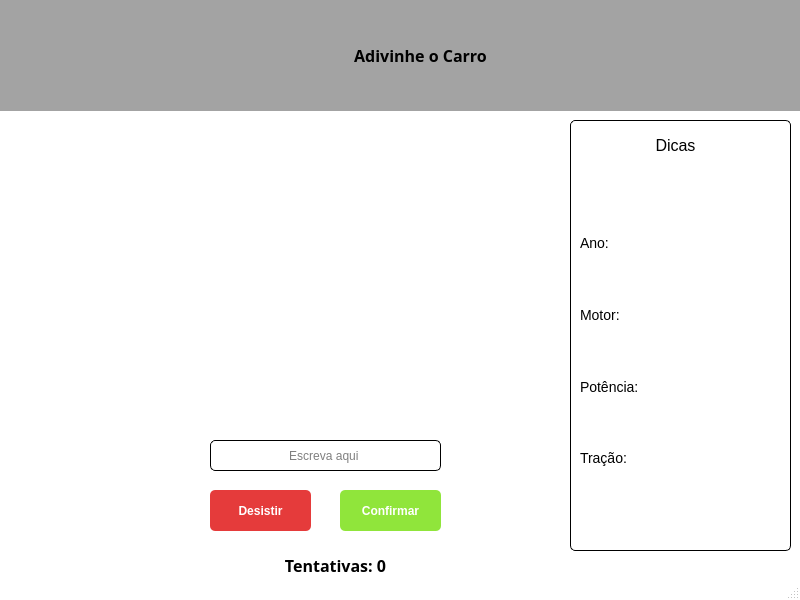
<?xml version="1.0" encoding="UTF-8"?>
<ui version="4.0">
 <class>MainWindow</class>
 <widget class="QMainWindow" name="MainWindow">
  <property name="geometry">
   <rect>
    <x>0</x>
    <y>0</y>
    <width>800</width>
    <height>600</height>
   </rect>
  </property>
  <property name="windowTitle">
   <string>MainWindow</string>
  </property>
  <property name="styleSheet">
   <string notr="true">QMainWindow{
background-color: white;

}</string>
  </property>
  <widget class="QWidget" name="centralwidget">
   <widget class="QLabel" name="background">
    <property name="geometry">
     <rect>
      <x>-20</x>
      <y>0</y>
      <width>831</width>
      <height>111</height>
     </rect>
    </property>
    <property name="styleSheet">
     <string notr="true">QLabel{
background-color: #A3A3A3; 

}</string>
    </property>
    <property name="text">
     <string/>
    </property>
   </widget>
   <widget class="QLabel" name="Titulo">
    <property name="geometry">
     <rect>
      <x>320</x>
      <y>10</y>
      <width>201</width>
      <height>91</height>
     </rect>
    </property>
    <property name="styleSheet">
     <string notr="true">QLabel{
font-size: 16px;
font: bold;
font-family: Comic Neue;


}</string>
    </property>
    <property name="text">
     <string>Adivinhe o Carro</string>
    </property>
    <property name="alignment">
     <set>Qt::AlignCenter</set>
    </property>
   </widget>
   <widget class="QLabel" name="imagemLogo">
    <property name="geometry">
     <rect>
      <x>10</x>
      <y>10</y>
      <width>101</width>
      <height>101</height>
     </rect>
    </property>
    <property name="text">
     <string/>
    </property>
    <property name="pixmap">
     <pixmap>../images/cuatroDesarrolladores.png</pixmap>
    </property>
    <property name="scaledContents">
     <bool>true</bool>
    </property>
   </widget>
   <widget class="QLabel" name="tentativas">
    <property name="geometry">
     <rect>
      <x>260</x>
      <y>540</y>
      <width>151</width>
      <height>51</height>
     </rect>
    </property>
    <property name="styleSheet">
     <string notr="true">QLabel{
font-size: 16px;
font: bold;
font-family: Comic Neue;

}</string>
    </property>
    <property name="text">
     <string>Tentativas: 0</string>
    </property>
    <property name="alignment">
     <set>Qt::AlignCenter</set>
    </property>
   </widget>
   <widget class="QLineEdit" name="inputCarro">
    <property name="geometry">
     <rect>
      <x>210</x>
      <y>440</y>
      <width>231</width>
      <height>31</height>
     </rect>
    </property>
    <property name="styleSheet">
     <string notr="true">QLineEdit{
border-radius: 5px;
border: 1px solid black;
color: black;
placeholderText-color: black;

}</string>
    </property>
    <property name="alignment">
     <set>Qt::AlignCenter</set>
    </property>
    <property name="placeholderText">
     <string>Escreva aqui </string>
    </property>
   </widget>
   <widget class="QLabel" name="imagemCarro">
    <property name="geometry">
     <rect>
      <x>100</x>
      <y>120</y>
      <width>461</width>
      <height>281</height>
     </rect>
    </property>
    <property name="styleSheet">
     <string notr="true">QLabel{
border-radius: 8px;
}</string>
    </property>
    <property name="text">
     <string/>
    </property>
    <property name="pixmap">
     <pixmap>../images/BMW-X5.png</pixmap>
    </property>
    <property name="scaledContents">
     <bool>true</bool>
    </property>
   </widget>
   <widget class="QPushButton" name="desistir">
    <property name="geometry">
     <rect>
      <x>210</x>
      <y>490</y>
      <width>101</width>
      <height>41</height>
     </rect>
    </property>
    <property name="styleSheet">
     <string notr="true">QPushButton{
border-radius: 5px;
color: white;
background-color: #E53B3B;
font: bold;
font-size: 12px;

}</string>
    </property>
    <property name="text">
     <string>Desistir</string>
    </property>
   </widget>
   <widget class="QPushButton" name="confirmar">
    <property name="geometry">
     <rect>
      <x>340</x>
      <y>490</y>
      <width>101</width>
      <height>41</height>
     </rect>
    </property>
    <property name="styleSheet">
     <string notr="true">QPushButton{
border-radius: 5px;
color: white;
background-color: #90E53B;
font: bold;
font-size: 12px;

}</string>
    </property>
    <property name="text">
     <string>Confirmar</string>
    </property>
   </widget>
   <widget class="QLabel" name="tabelaDicas">
    <property name="geometry">
     <rect>
      <x>570</x>
      <y>120</y>
      <width>221</width>
      <height>431</height>
     </rect>
    </property>
    <property name="styleSheet">
     <string notr="true">QLabel{
border: 1px solid black;
border-radius: 5px;

}</string>
    </property>
    <property name="text">
     <string/>
    </property>
   </widget>
   <widget class="QLabel" name="imagemSetinha">
    <property name="geometry">
     <rect>
      <x>740</x>
      <y>40</y>
      <width>31</width>
      <height>31</height>
     </rect>
    </property>
    <property name="cursor">
     <cursorShape>PointingHandCursor</cursorShape>
    </property>
    <property name="text">
     <string/>
    </property>
    <property name="pixmap">
     <pixmap>../images/voltar.png</pixmap>
    </property>
    <property name="scaledContents">
     <bool>true</bool>
    </property>
   </widget>
   <widget class="QPushButton" name="voltar">
    <property name="geometry">
     <rect>
      <x>734</x>
      <y>40</y>
      <width>41</width>
      <height>31</height>
     </rect>
    </property>
    <property name="cursor">
     <cursorShape>PointingHandCursor</cursorShape>
    </property>
    <property name="styleSheet">
     <string notr="true">QPushButton{
font-size: 14px;
font: bold;
border: none;

}</string>
    </property>
    <property name="text">
     <string/>
    </property>
   </widget>
   <widget class="QLabel" name="label">
    <property name="geometry">
     <rect>
      <x>750</x>
      <y>130</y>
      <width>31</width>
      <height>31</height>
     </rect>
    </property>
    <property name="text">
     <string/>
    </property>
    <property name="pixmap">
     <pixmap>../images/dica.png</pixmap>
    </property>
    <property name="scaledContents">
     <bool>true</bool>
    </property>
   </widget>
   <widget class="QLabel" name="label_2">
    <property name="geometry">
     <rect>
      <x>650</x>
      <y>130</y>
      <width>51</width>
      <height>31</height>
     </rect>
    </property>
    <property name="styleSheet">
     <string notr="true">QLabel{
font-size: 16px;

}</string>
    </property>
    <property name="text">
     <string>Dicas</string>
    </property>
    <property name="alignment">
     <set>Qt::AlignCenter</set>
    </property>
   </widget>
   <widget class="QWidget" name="verticalLayoutWidget">
    <property name="geometry">
     <rect>
      <x>580</x>
      <y>210</y>
      <width>181</width>
      <height>281</height>
     </rect>
    </property>
    <layout class="QVBoxLayout" name="verticalLayout">
     <item>
      <widget class="QLabel" name="label_3">
       <property name="styleSheet">
        <string notr="true">QLabel{
font-size: 14px;

}</string>
       </property>
       <property name="text">
        <string>Ano: </string>
       </property>
      </widget>
     </item>
     <item>
      <widget class="QLabel" name="label_4">
       <property name="styleSheet">
        <string notr="true">QLabel{
font-size: 14px;

}</string>
       </property>
       <property name="text">
        <string>Motor: </string>
       </property>
      </widget>
     </item>
     <item>
      <widget class="QLabel" name="label_5">
       <property name="styleSheet">
        <string notr="true">QLabel{
font-size: 14px;

}</string>
       </property>
       <property name="text">
        <string>Potência: </string>
       </property>
      </widget>
     </item>
     <item>
      <widget class="QLabel" name="label_6">
       <property name="styleSheet">
        <string notr="true">QLabel{
font-size: 14px;

}</string>
       </property>
       <property name="text">
        <string>Tração: </string>
       </property>
      </widget>
     </item>
    </layout>
   </widget>
  </widget>
  <widget class="QStatusBar" name="statusbar"/>
 </widget>
 <resources/>
 <connections/>
</ui>
